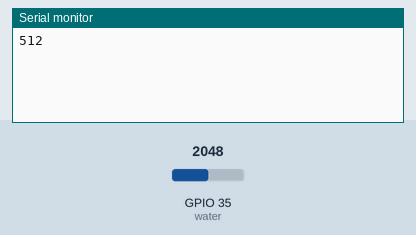
A sketch run on a simulated ESP32. Shown: the last lines printed to the serial monitor. The inputs (shaded band) are chosen by the test bench; at power-on: GPIO 35 (water) = 2048. WiFi joins after 1.5 s; servers stay silent unless stated.

Above: at 3.0 s.
3.1 s: GPIO 35 (water) set to 2866
At 4.7 s:
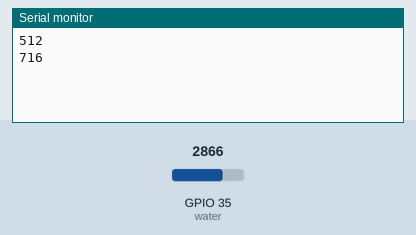
5.8 s: GPIO 35 (water) set to 3603
At 6.2 s:
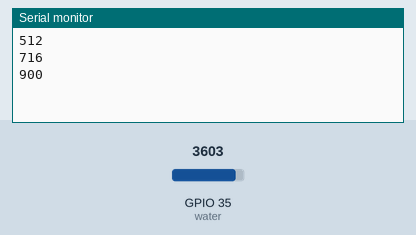
Timing chart, 0 to 8.8 s (numbered marks = the images above; inputs shaded):
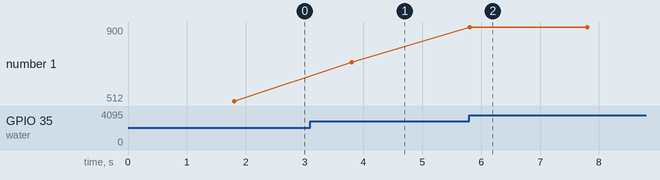

The sketch:

water_blynk.ino
```cpp
#define BLYNK_PRINT Serial
#include <WiFi.h>
#include <WiFiClient.h>
#include <BlynkSimpleEsp32.h>
#define water 35// cảm biến mức nước
char auth[] = "nu4ECQzxb4adsFRKhWqhKp25Cyo3my7K";
char ssid[] = "To Hien";
char pass[] = "12342345";
void setup() {
  Serial.begin(9600);
  pinMode (water, INPUT);
  Blynk.begin(auth, ssid, pass);
}

void loop() {
  Blynk.run();
  int water_level = analogRead(water); //mức nước
  water_level = map(water_level,0,2000,0,500);
  Serial.println(water_level);
  delay(2000);
  Blynk.virtualWrite(V4, water_level);
}
```

Measured:
- after the input at 3.1 s, the serial monitor: prints a new line after 0.70 s (image 1)
- after the input at 5.8 s, the serial monitor: prints a new line at once (image 2)
- plotted number 1: 512 → 716 after the input at 3.1 s, 716 → 900 after the input at 5.8 s
